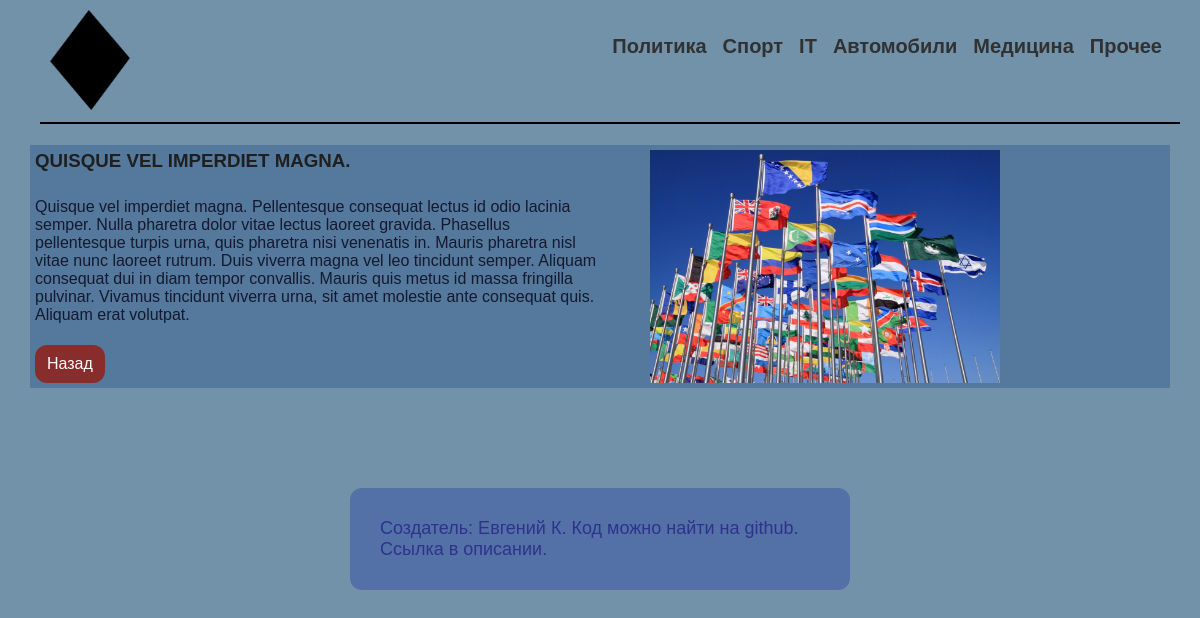
Page /about/4/ on the committed database.
### main/models.py (models this page shows, shortened)
class Categories(models.Model):
    cat_title = models.CharField(max_length=30)
    def __str__(self):
        return self.cat_title

class News(models.Model):
    category = models.ForeignKey(Categories, on_delete=models.CASCADE)
    news_title = models.CharField(max_length=250)
    news_content = models.TextField(blank=True)
    news_create = models.DateField(auto_now_add=True)
    news_update = models.DateField(auto_now=True)
    news_image = models.ImageField(upload_to=f"photos/%Y/%m/%d/")

### main/views.py (the view)
# urls.py: path('about/<slug:slug>/', views.about, name='about')
def about(request, slug):
    cats = News.objects.filter(pk=slug)
    menu = Categories.objects.all()
    return render(request, 'main/categories/about.html', {'data': cats, 'model': menu})

### main/templates/main/categories/about.html
{% extends 'main/base.html' %}
{% block content %}
<div class="body__container">
    {% include 'main/includes/header.html' %}
    <main>
        {% for p in data %}
        <div class="main__block-content">
            <div class="title"><h3>{{ p.news_title|upper }}</h3></div>
            <div class="content"><p>{{ p.news_content }}</p></div>
            <div class="image"><img src="/media/{{ p.news_image }}" alt="{{ p.news_title }}">
            </div>
            <div class="btn__con"><a href="{{ request.META.HTTP_REFERER }}" class="btn">Назад</a></div>
        </div>
        {% endfor %}
    </main>
</div>
{% endblock %}

### main/templates/main/includes/header.html
{% block content %}
{% load static %}
<header>
    <div class="main__menu">
        <ul>
            {% for cat in model %}
            <li><a href="{% url cat.cat_title %}">{{ cat }}</a></li>
            {% endfor %}
        </ul>
    </div>
    <div class="logo">
        <a href="{% url 'main' %}"><img src="{% static 'main/logos/logo.png' %}" alt="1"></a>
</header>
{% endblock %}

### main/static/main/css/style.css (style rules this page uses)
*, *::after, *::before { margin: 0; padding: 0; border: 0; box-sizing: border-box; text-decoration: none; list-style: none; font-family: "Gill Sans", "Gill Sans MT", Calibri, "Trebuchet MS", sans-serif; }
body { width: 100%; background-color: rgb(113, 146, 168); }
.body__container { max-width: 1140px; margin: 0 auto; }
header { width: 100%; height: 120px; position: relative; }
header .main__menu { position: absolute; right: 0; height: 80px; }
header .main__menu ul { display: flex; justify-content: space-between; margin-top: 25px; }
header .main__menu ul li a { margin: 8px; color: rgb(49, 49, 49); font-size: 20px; font-weight: 600; transition: all 0.5s ease 0s; }
header .logo img { width: 100px; height: 100px; display: block; }
header .logo { margin: 10px; }
.logo::after { content: ""; height: 2px; width: 100%; background-color: black; position: absolute; margin-top: 12px; }
.main__block-content { display: grid; grid-template-areas: "header sidebar" "content sidebar" "bot sidebar"; grid-template-columns: 50% 50%; grid-template-rows: auto; margin: 15px 0px 100px 0px; background-color: rgba(46, 89, 139, 0.438); padding: 5px; }
.title { grid-area: header; margin-bottom: 25px; color: rgb(31, 31, 31); }
.content { grid-area: content; color: rgb(20, 25, 47); margin-bottom: 20px; }
.image { grid-area: sidebar; margin-left: 50px; }
.image img { display: block; max-width: 350px; }
.btn__con { grid-area: bot; }
.btn { color: white; border-radius: 12px; padding: 10px 12px; background-color: rgb(136, 44, 44); display: inline-block; }

### rows in the picture
Categories: cat_title "Политика"
Categories: cat_title "Спорт"
Categories: cat_title "IT"
Categories: cat_title "Автомобили"
Categories: cat_title "Медицина"
Categories: cat_title "Прочее"
News: news_title "QUISQUE VEL IMPERDIET MAGNA.", news_content "Quisque vel imperdiet magna. Pellentesque consequat lectus id odio lacinia semper. Nulla pharetra dolor vitae lectus laoreet gravida. Phasellus pellentesque turpis urna, quis pharetra nisi venenatis in. Mauris pharetra nisl vitae nunc laoreet rutrum. Duis viverra magna vel leo tincidunt semper. Aliquam consequat dui in diam tempor convallis. Mauris quis metus id massa fringilla pulvinar. Vivamus tincidunt viverra urna, sit amet molestie ante consequat quis. Aliquam erat volutpat.", news_image (picture)
